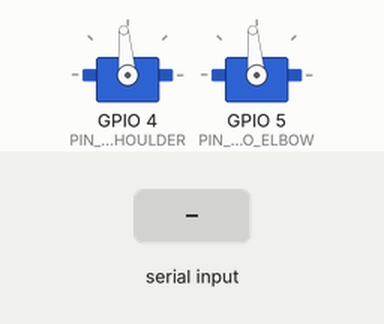
This sketch was run on a simulated ESP32-S3. Parts: 2 × servo. The test bench sets the inputs (shaded band). Servo pulses on a pin are drawn as a servo (544–2400 µs = 0–180°); what the sketch prints to the serial monitor is not drawn.

Above: at 1.7 s.
1.8 s: "+" received over Serial
Timing chart, 0 to 4.8 s (numbered marks = the images above; inputs shaded):
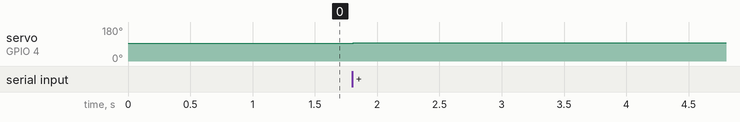

The sketch:

servo_center_ptk.ino
```cpp
/*
 * PTK7452MG servo center helper (ESP32-S3, 50 Hz PWM).
 *
 * Use this BEFORE assembling the arms:
 *   - connect only the two servo signal wires to GPIO4/5 (plus servo 6V power
 *     and common ground);
 *   - flash this sketch;
 *   - both servos output 1520 us (PTK neutral);
 *   - install the horns so both arms point straight up.
 *
 * Serial commands (115200):
 *   1 / 2   select shoulder / elbow
 *   + / -   nudge selected center by +10 / -10 us
 *   p       print current centers
 *
 * This sketch does not use the IMU and does not run a policy. It is only for
 * mechanical centering. Cut servo power before changing wiring.
 */

#include <Arduino.h>

#define PIN_SERVO_SHOULDER 4
#define PIN_SERVO_ELBOW 5

#if defined(ESP_ARDUINO_VERSION_MAJOR) && (ESP_ARDUINO_VERSION_MAJOR >= 3)
  #define SR_LEDC_NEW_API 1
#else
  #define SR_LEDC_NEW_API 0
#endif

static const int PINS[2] = {PIN_SERVO_SHOULDER, PIN_SERVO_ELBOW};
static const int CHANNELS[2] = {0, 1};
static float centerUs[2] = {1520.0f, 1520.0f};
static uint8_t selected = 0;
// ESP32-S3 LEDC max resolution is 14 bits.
#define SERVO_RES_BITS 14

static void writePulse(uint8_t i, float us) {
  if (us < 500.0f) us = 500.0f;
  if (us > 2500.0f) us = 2500.0f;
  uint32_t duty = (uint32_t)(us / 20000.0f * (float)((1u << SERVO_RES_BITS) - 1u));
#if SR_LEDC_NEW_API
  ledcWrite(PINS[i], duty);
#else
  ledcWrite(CHANNELS[i], duty);
#endif
}

static void writeBoth() {
  writePulse(0, centerUs[0]);
  writePulse(1, centerUs[1]);
}

static void printState() {
  Serial.printf("CH1(shoulder)=%.0fus  CH2(elbow)=%.0fus  selected=CH%u\n",
                centerUs[0], centerUs[1], (unsigned)(selected + 1));
}

void setup() {
  Serial.begin(115200);
  delay(500);
  Serial.println();
  Serial.println("PTK7452 center helper");
  Serial.println("Both servos -> 1520 us. Install horns with arms straight up.");
  for (int i = 0; i < 2; ++i) {
#if SR_LEDC_NEW_API
    if (!ledcAttach(PINS[i], 50, SERVO_RES_BITS)) {
      Serial.printf("ledcAttach failed on GPIO%d\n", PINS[i]);
    }
#else
    ledcSetup(CHANNELS[i], 50, SERVO_RES_BITS);
    ledcAttachPin(PINS[i], CHANNELS[i]);
#endif
  }
  writeBoth();
  printState();
  Serial.println("Commands: 1/2 select, +/- nudge 10us, p print");
}

void loop() {
  while (Serial.available() > 0) {
    char c = (char)Serial.read();
    if (c == '1') selected = 0;
    else if (c == '2') selected = 1;
    else if (c == '+') centerUs[selected] += 10.0f;
    else if (c == '-') centerUs[selected] -= 10.0f;
    else if (c == 'p') { printState(); continue; }
    else continue;
    if (centerUs[selected] < 1400.0f) centerUs[selected] = 1400.0f;
    if (centerUs[selected] > 1640.0f) centerUs[selected] = 1640.0f;
    writeBoth();
    printState();
  }
  delay(10);
}
```

Measured:
- after the input at 1.8 s, servo on GPIO 4 (PIN_SERVO_SHOULDER): 95° → 96° at once
